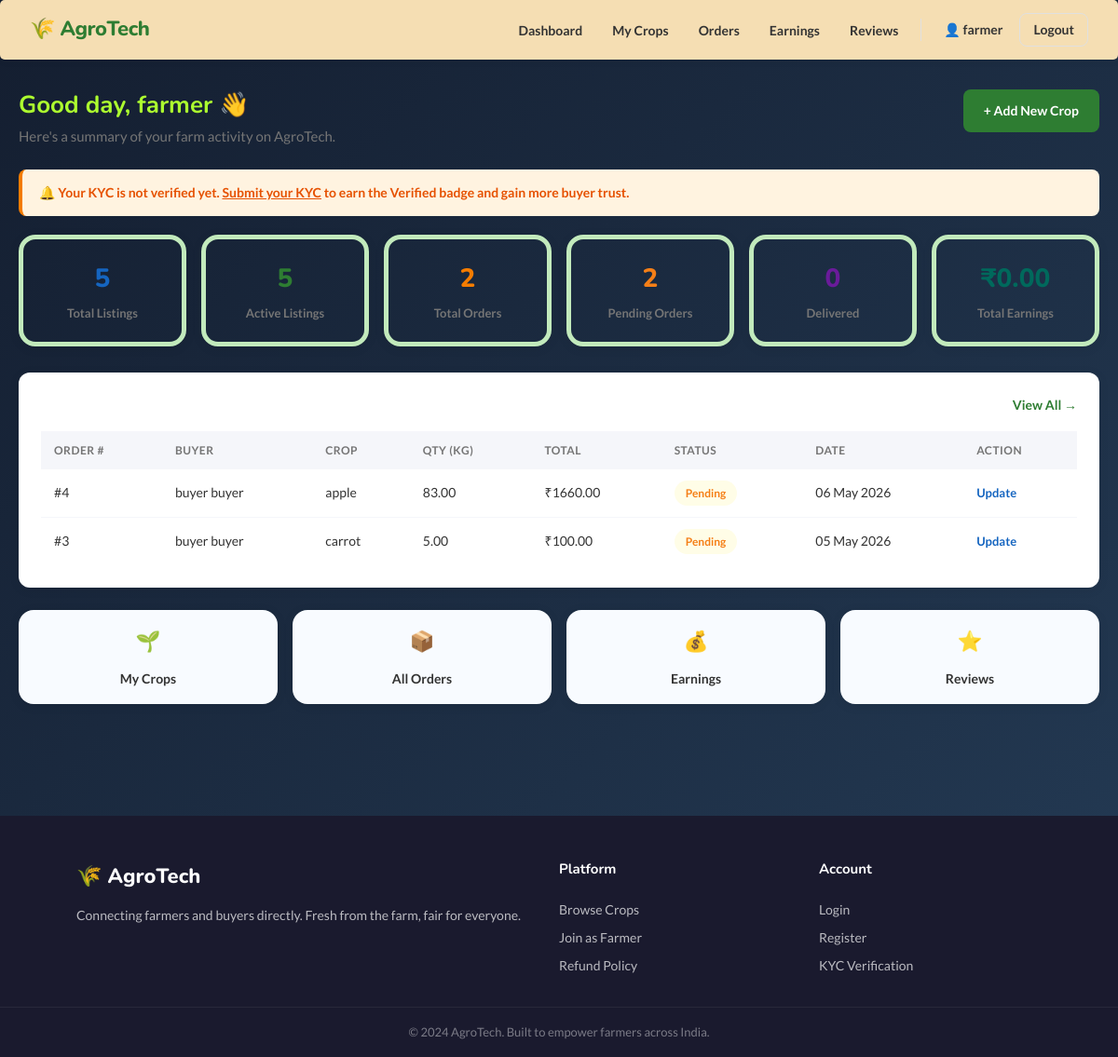
Before: /farmers/dashboard/ (signed in) with the older database file.
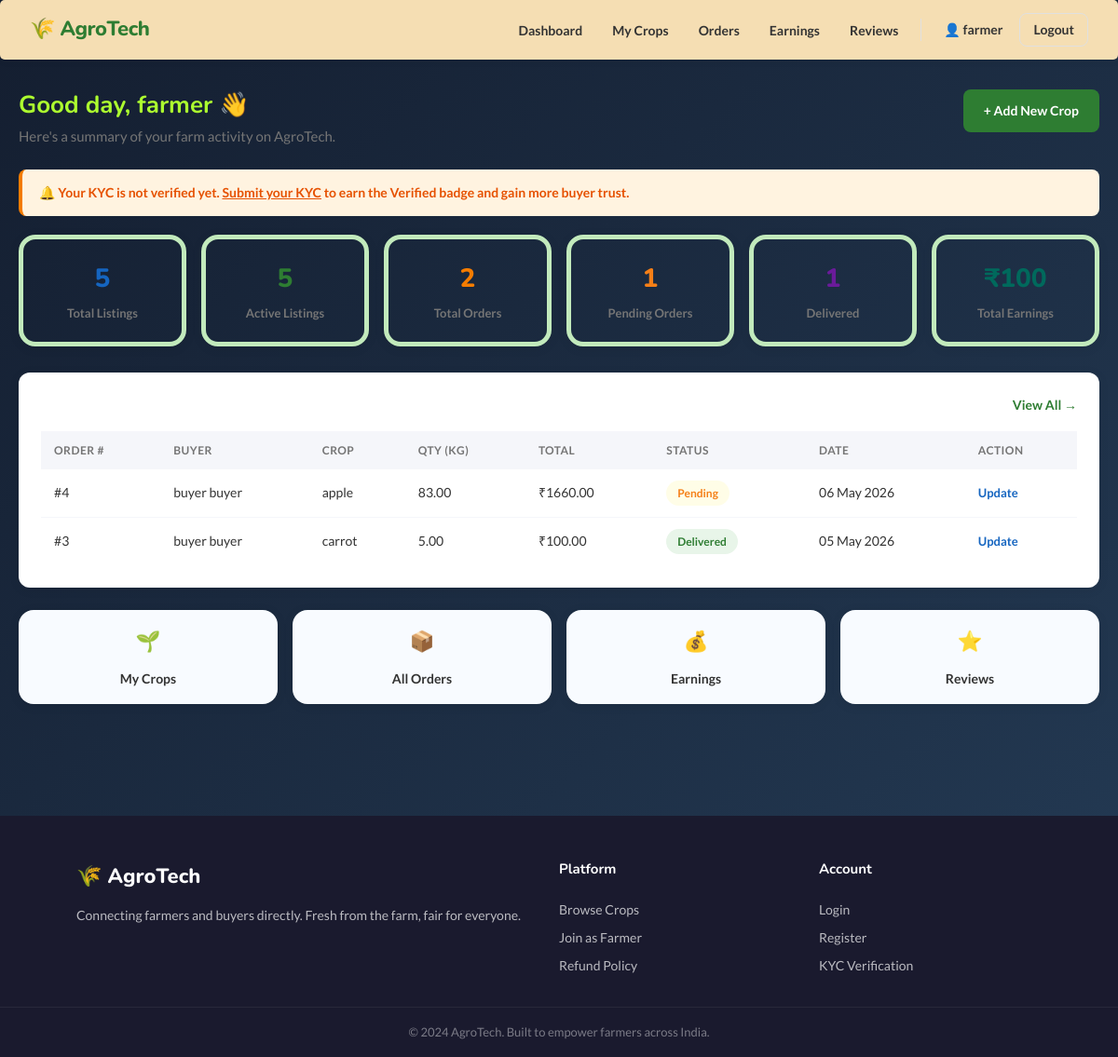
After: the same page with the newer database file.
### farmers/models.py (models this page shows, shortened)
class Order(models.Model):
    STATUS_CHOICES = [
        ('pending', 'Pending'),
        ('confirmed', 'Confirmed'),
        ('packed', 'Packed'),
        ('shipped', 'Shipped'),
        ('delivered', 'Delivered'),
        ('cancelled', 'Cancelled'),
    ]
    buyer = models.ForeignKey(User, on_delete=models.CASCADE, related_name='orders')
    crop = models.ForeignKey(Crop, on_delete=models.CASCADE, related_name='orders')
    quantity_kg = models.DecimalField(max_digits=8, decimal_places=2)
    total_price = models.DecimalField(max_digits=10, decimal_places=2)
    status = models.CharField(max_length=20, choices=STATUS_CHOICES, default='pending')
    delivery_address = models.TextField()
    phone = models.CharField(max_length=15)
    note = models.TextField(blank=True)
    placed_on = models.DateTimeField(auto_now_add=True)
    updated_on = models.DateTimeField(auto_now=True)

class Crop(models.Model):
    CATEGORY_CHOICES = [
        ('vegetables', 'Vegetables'),
        ('fruits', 'Fruits'),
        ('grains', 'Grains & Cereals'),
        ('pulses', 'Pulses & Legumes'),
        ('spices', 'Spices & Herbs'),
        ('dairy', 'Dairy Products'),
        ('other', 'Other'),
    ]
    farmer = models.ForeignKey(User, on_delete=models.CASCADE, related_name='crops')
    name = models.CharField(max_length=100)
    category = models.CharField(max_length=30, choices=CATEGORY_CHOICES, default='vegetables')
    description = models.TextField()
    price_per_kg = models.DecimalField(max_digits=8, decimal_places=2)
    quantity_kg = models.DecimalField(max_digits=8, decimal_places=2)
    location = models.CharField(max_length=150)
    image = models.ImageField(upload_to='crops/', blank=True, null=True)
    is_available = models.BooleanField(default=True)
    created_on = models.DateTimeField(auto_now_add=True)
    updated_on = models.DateTimeField(auto_now=True)

### accounts/models.py (models this page shows, shortened)
class User(AbstractUser):
    email = models.EmailField(unique=True)
    USERNAME_FIELD = 'email'
    REQUIRED_FIELDS = ['username']

### farmers/views.py (the view)
    def wrapper(request, *args, **kwargs):
        if not request.user.is_authenticated:
            return redirect('accounts:login')
        profile = getattr(request.user, 'profile', None)
        if not profile or profile.role != 'farmer':
            messages.error(request, "This page is for farmers only.")
            return redirect('home')
        return view_func(request, *args, **kwargs)

### farmers/views.py (called while the page is built)
def farmer_required(view_func):
    def wrapper(request, *args, **kwargs):
        if not request.user.is_authenticated:
            return redirect('accounts:login')
        profile = getattr(request.user, 'profile', None)
        if not profile or profile.role != 'farmer':
            messages.error(request, "This page is for farmers only.")
            return redirect('home')
        return view_func(request, *args, **kwargs)
    return wrapper

### farmers/templates/farmers/dashboard.html (shortened to what this page needs)
{% extends 'base.html' %}
{% load static %}
{% block extra_css %}
  <link rel="stylesheet" href="{% static 'farmers/dashboard.css' %}?v=6" />
{% endblock %}
{% block content %}
<div class="page-wrapper">
  <div class="dashboard-header">
    <div>
      <h2>Good day, {{ user.first_name|default:user.username }} 👋</h2>
      <p>Here's a summary of your farm activity on AgroTech.</p>
    </div>
    <a href="{% url 'farmers:add_crop' %}" class="btn btn-green">+ Add New Crop</a>
  </div>
  {% if not profile.is_verified %}
    <div class="info-box info-orange">
      🔔 Your KYC is not verified yet.
      {% if profile.kyc_status == 'not_submitted' %}
        <a href="{% url 'accounts:kyc_upload' %}">Submit your KYC</a> to earn the Verified badge and gain more buyer trust.
      {% elif profile.kyc_status == 'pending' %}
        Your KYC is under review. We'll update you within 48 hours.
      {% elif profile.kyc_status == 'rejected' %}
        Your KYC was rejected. <a href="{% url 'accounts:kyc_upload' %}">Resubmit your documents.</a>
      {% endif %}
    </div>
  {% endif %}
  <div class="stats-row">
    <div class="stat-box stat-blue">
      <div class="stat-number">{{ total_crops }}</div>
      <div class="stat-label">Total Listings</div>
    </div>
    <div class="stat-box stat-green">
      <div class="stat-number">{{ active_crops }}</div>
      <div class="stat-label">Active Listings</div>
    </div>
    <div class="stat-box stat-orange">
      <div class="stat-number">{{ total_orders }}</div>
      <div class="stat-label">Total Orders</div>
    </div>
    <div class="stat-box stat-yellow">
      <div class="stat-number">{{ pending_orders }}</div>
      <div class="stat-label">Pending Orders</div>
    </div>
    <div class="stat-box stat-purple">
      <div class="stat-number">{{ delivered_orders }}</div>
      <div class="stat-label">Delivered</div>
    </div>
    <div class="stat-box stat-teal">
      <div class="stat-number">₹{{ total_earnings }}</div>
      <div class="stat-label">Total Earnings</div>
    </div>
  </div>
  <div class="section-card">
    <div class="section-card-header">
      <h3>Recent Orders</h3>
      <a href="{% url 'farmers:orders' %}" class="link-more">View All →</a>
    </div>
    {% if recent_orders %}
      <div class="table-wrap">
        <table class="data-table">
          <thead>
            <tr>
              <th>Order #</th>
              <th>Buyer</th>
              <th>Crop</th>
              <th>Qty (kg)</th>
              <th>Total</th>
              <th>Status</th>
              <th>Date</th>
              <th>Action</th>
            </tr>
          </thead>
          <tbody>
            {% for order in recent_orders %}
            <tr>
              <td>#{{ order.id }}</td>
              <td>{{ order.buyer.get_full_name|default:order.buyer.username }}</td>
              <td>{{ order.crop.name }}</td>
              <td>{{ order.quantity_kg }}</td>
              <td>₹{{ order.total_price }}</td>
              <td><span class="status-badge status-{{ order.status }}">{{ order.get_status_display }}</span></td>
              <td>{{ order.placed_on|date:"d M Y" }}</td>
              <td><a href="{% url 'farmers:update_order' order.id %}" class="link-action">Update</a></td>
            </tr>
            {% endfor %}
          </tbody>
        </table>
      </div>
    {% else %}
      <div class="empty-state">
        <p>No orders yet. Your orders from buyers will appear here.</p>
      </div>
    {% endif %}
  </div>
  <div class="quick-nav-row">
    <a href="{% url 'farmers:my_crops' %}" class="quick-nav-card">
      <span class="qn-icon">🌱</span>
      <span>My Crops</span>
    </a>
    <a href="{% url 'farmers:orders' %}" class="quick-nav-card">
      <span class="qn-icon">📦</span>
      <span>All Orders</span>
    </a>
    <a href="{% url 'farmers:earnings' %}" class="quick-nav-card">
      <span class="qn-icon">💰</span>
      <span>Earnings</span>
    </a>
    <a href="{% url 'farmers:reviews' %}" class="quick-nav-card">
      <span class="qn-icon">⭐</span>
      <span>Reviews</span>
    </a>
  </div>
</div>
{% endblock %}

Changed rows visible on the page:
changed Order "carrot": status "Pending" → "Delivered"
Other visible differences:
{{ pending_orders }}: "2" → "1"
{{ delivered_orders }}: "0" → "1"
{{ total_earnings }}: "0.00" → "100"
